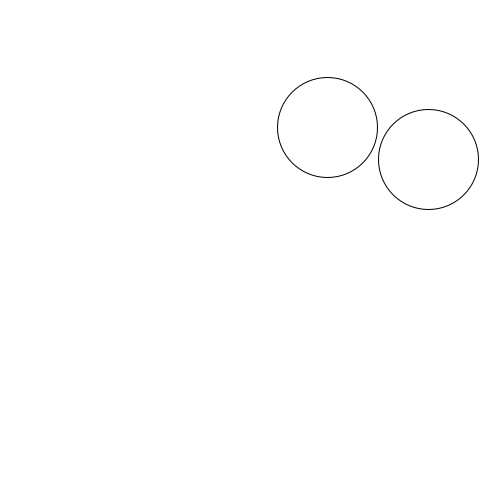
Frame 1 (no input)
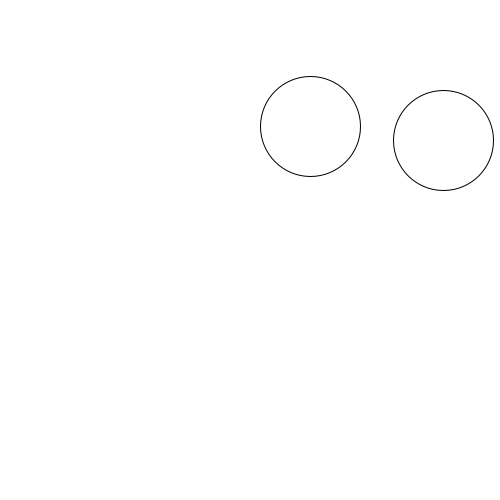
Frame 60 (the mouse pressed at the canvas centre just before this capture)
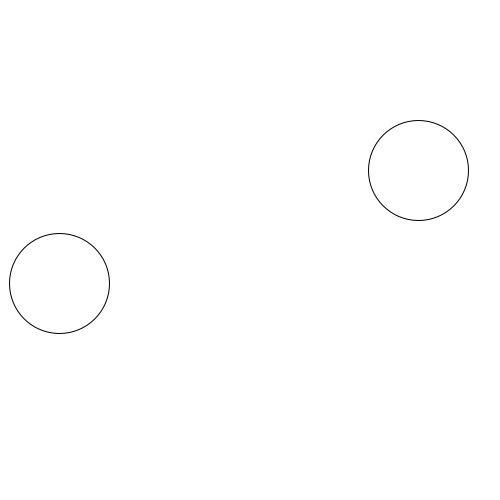
Frame 120 (the mouse held since frame 60 and released just before this capture)

The Processing sketch that drew these frames (run headless with seeded random() and noise(); from frame 60 on, the mouse is pressed at the canvas centre):

// Processing sketch: sloppyCollision
// ── sloppyCollision.pde
int qty_balls=2;
Ball[] balls = new Ball[qty_balls];

void setup(){
  size(500, 500);
  background(255);
  
  for(int i =0; i < balls.length; i++){
    balls[i] = new Ball();
  }
}


void draw(){
  background(255);

    balls[0].update(balls[1]);
    balls[1].update(balls[0]);
    balls[0].render();
    balls[1].render();
  }


class Ball {
  PVector pos;
  PVector vel;
  float r = 50;

  Ball() {
    pos = new PVector(random(width), random(height));
    vel = new PVector(random(-5, 5), random(-5, 5));
  }

  void update(Ball _b) {
    pos.add(vel);
    if(isOverLapping(_b)){
      _b.collide();
      this.collide();
    }
    bounce();
  }
  
  void render(){
    circle(pos.x,pos.y,2*r);
  }
  
  void collide(){
    vel.x=-vel.x;
    vel.y=-vel.y;
  }

  void bounce() {
    if ( pos.x > width-r) {
      pos.x=width-r;
      vel.x=-vel.x;
    }
    if ( pos.x < r) {
      pos.x=r;
      vel.x=-vel.x;
    }
    if ( pos.y > height-r) {
      pos.y=height-r;
      vel.y=-vel.y;
    }
    if ( pos.y < r) {
      pos.y=r;
      vel.y=-vel.y;
    }
  }

  boolean isOverLapping(Ball _b) {
    println(pos);
    return PVector.dist(pos, _b.pos) < (_b.r+r);
  }
}
